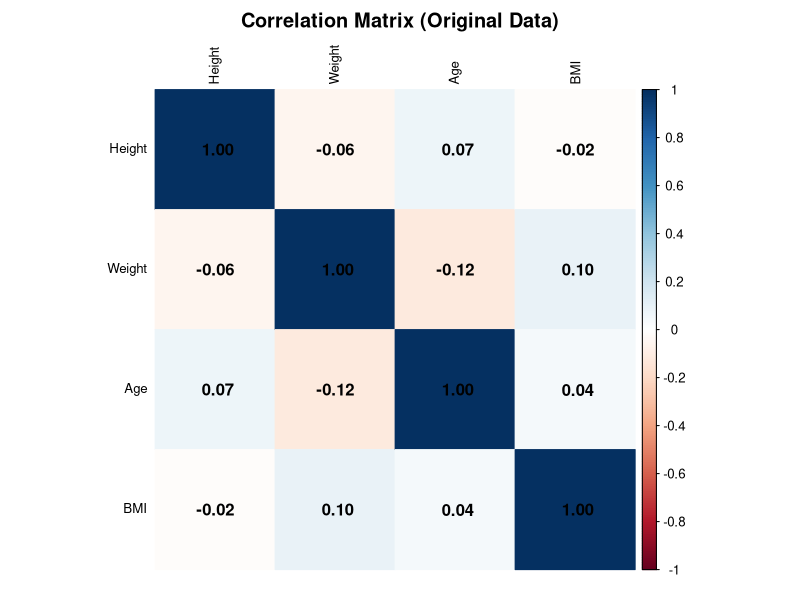
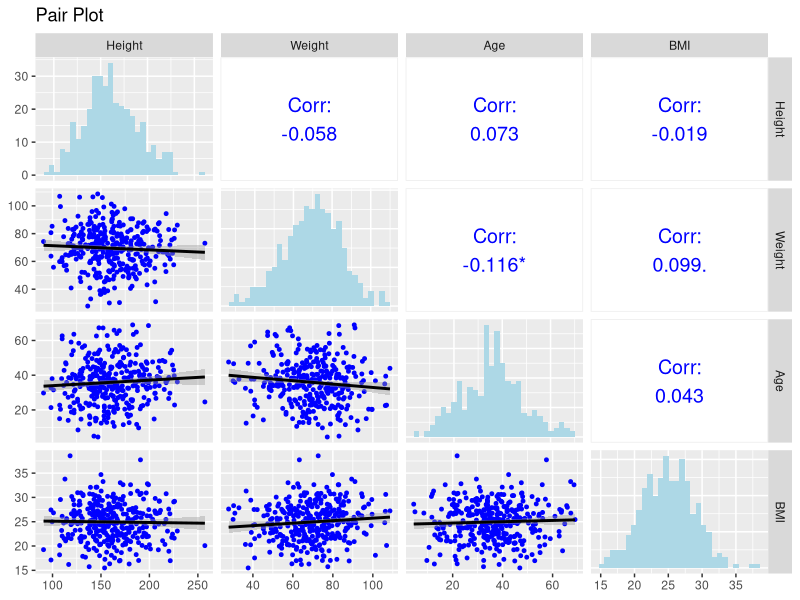
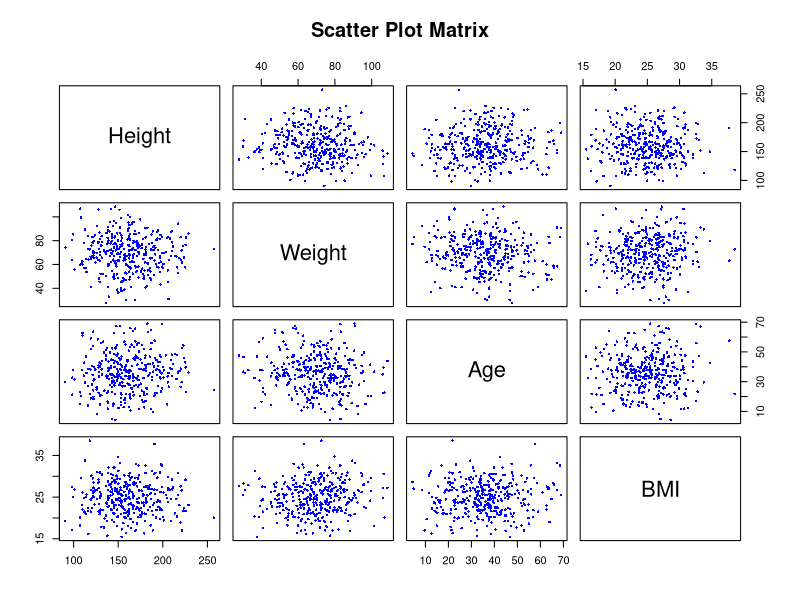
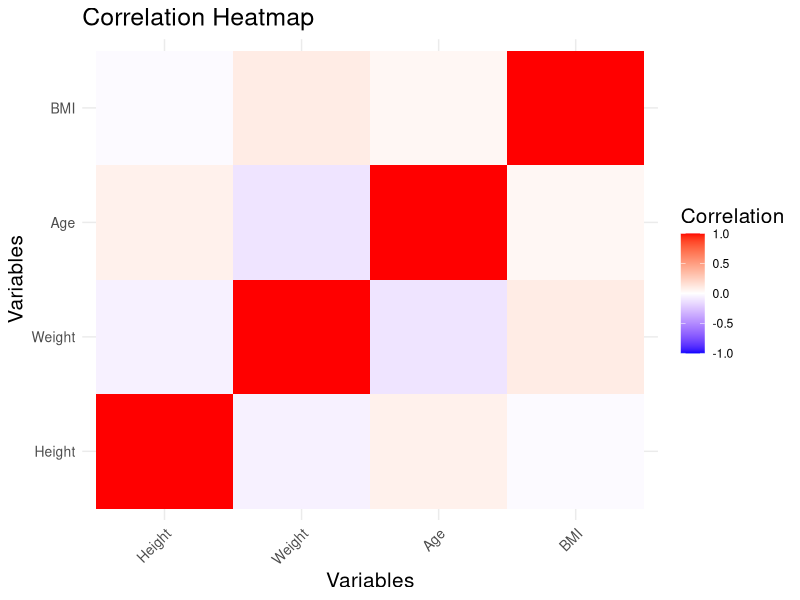
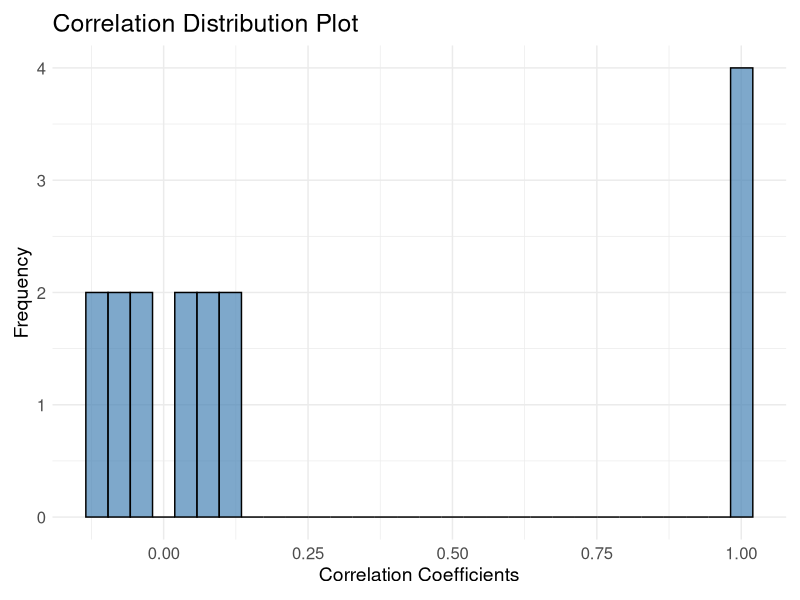
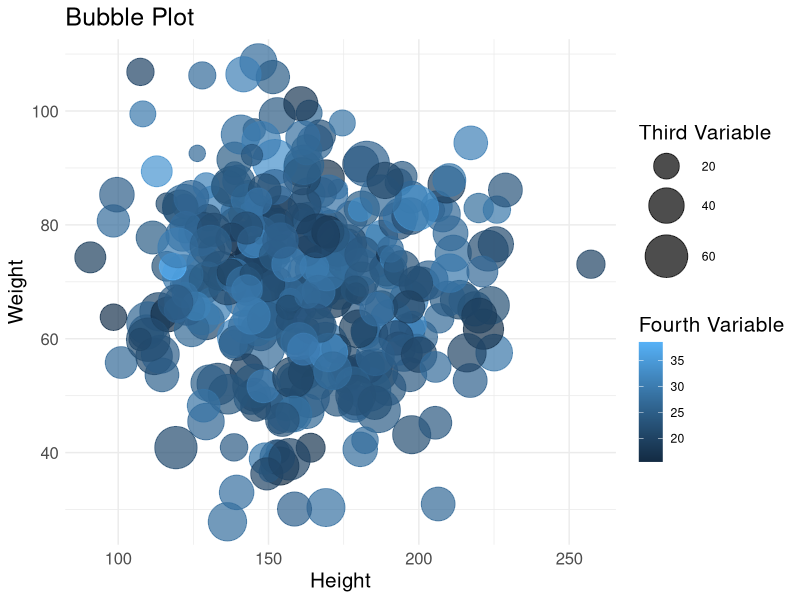
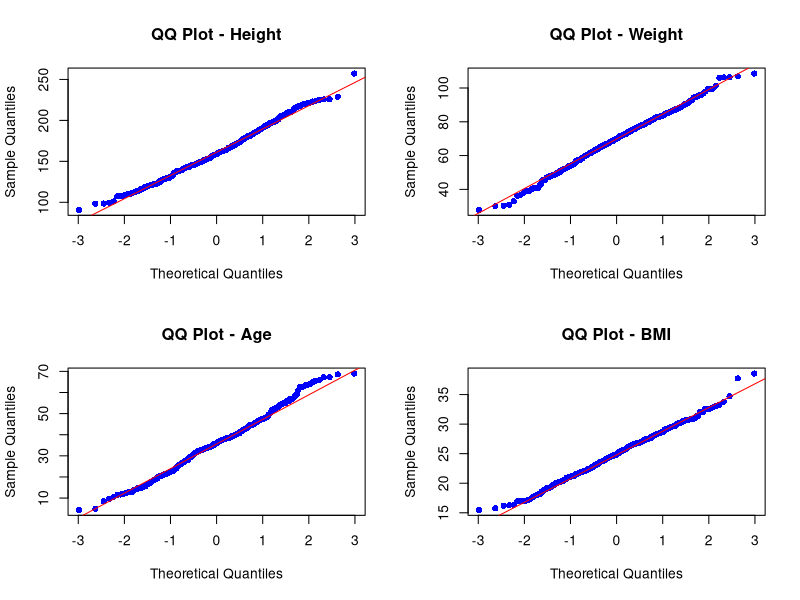
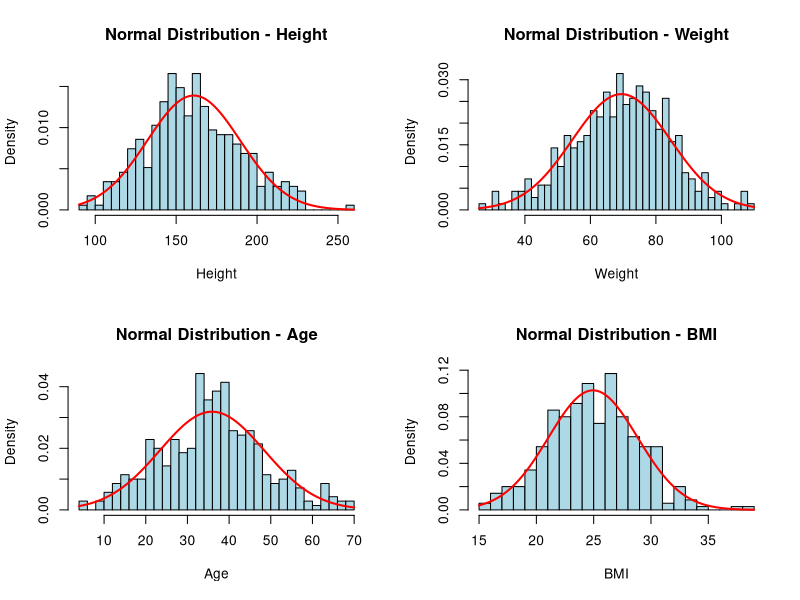

These figures' R source, in order:
# Install required packages
install.packages("readxl")    # For reading Excel files
install.packages("writexl")   # For writing Excel files
install.packages("ggplot2")   # For plotting
install.packages("corrplot")  # For correlation matrix visualization
install.packages("GGally")    # For pair plots
install.packages("reshape2")  # For heatmap preparation
install.packages("cowplot")   # For plot arrangement
library(readxl)
library(writexl)
library(ggplot2)
library(corrplot)
library(GGally)
library(reshape2)
library(cowplot)

# Read the Excel file
data <- read_excel("bmi_dataset.xlsx")

# Select numeric variables
numeric_data <- data[, sapply(data, is.numeric)]

# Clean the data by removing missing values
clean_data <- na.omit(numeric_data)

# Normality tests
normality_tests <- sapply(names(clean_data), function(col) {
  test_result <- tryCatch({
    shapiro.test(clean_data[[col]])$p.value
  }, error = function(e) NA)  # Return NA in case of error
  return(test_result)
})

# Print p-values for each variable
print(normality_tests)

# Determine whether each variable follows a normal distribution
normality_results <- sapply(normality_tests, function(p) p > 0.05)
normality_summary <- data.frame(
  Column = names(normality_results),
  P_Value = normality_tests,
  Normal_Distribution = ifelse(normality_results, "Yes", "No")
)
write_xlsx(normality_summary, "bmi_normality_summary.xlsx")
print(normality_summary)

# Compute the correlation matrix
correlation_matrix_original <- cor(clean_data, use = "complete.obs")

# Create a data frame for the correlation matrix
correlation_matrix_df <- as.data.frame(correlation_matrix_original)

# Save plots as JPEG files

# 1. Correlation Matrix Plot (Original Data)
jpeg("correlation_matrix_original.jpg", width = 1200, height = 1200)
corrplot(
  correlation_matrix_original,
  method = "color",
  addCoef.col = "black",
  tl.cex = 0.8,
  title = "Correlation Matrix (Original Data)",
  mar = c(1, 1, 2, 1),  # Adjust plot margins
  tl.col = "black"      # Set label color
)
dev.off()

# 2. Pair Plot
jpeg("pairs_plot.jpg", width = 1600, height = 1600)
print(
  ggpairs(
    clean_data,
    title = "Pair Plot",
    upper = list(continuous = wrap("cor", size = 5, color = "blue")),
    lower = list(continuous = wrap("smooth", size = 1, color = "blue")),
    diag = list(continuous = wrap("barDiag", size = 1, fill = "lightblue"))
  )
)
dev.off()

# 3. Scatter Plot Matrix
jpeg("scatter_plot_matrix.jpg", width = 1600, height = 1600)
pairs(
  clean_data,
  main = "Scatter Plot Matrix",
  pch = 16,
  col = "blue",
  cex = 0.5,
  labels = colnames(clean_data)
)
dev.off()

# 4. Heatmap
heatmap_data <- melt(correlation_matrix_original)
jpeg("heatmap.jpg", width = 1200, height = 1200)
print(
  ggplot(heatmap_data, aes(Var1, Var2, fill = value)) +
    geom_tile() +
    scale_fill_gradient2(
      low = "blue",
      high = "red",
      mid = "white",
      midpoint = 0,
      limit = c(-1, 1)
    ) +
    theme_minimal() +
    labs(
      title = "Correlation Heatmap",
      x = "Variables",
      y = "Variables",
      fill = "Correlation"
    ) +
    theme(
      axis.text.x = element_text(angle = 45, hjust = 1, size = 10),
      axis.text.y = element_text(size = 10),
      title = element_text(size = 15)
    )
)
dev.off()

# 5. Correlation Distribution Plot
correlation_values <- as.vector(correlation_matrix_original)
jpeg("correlation_distribution.jpg", width = 1200, height = 800)
print(
  ggplot(data.frame(correlation = correlation_values), aes(x = correlation)) +
    geom_histogram(bins = 30, fill = "steelblue", color = "black", alpha = 0.7) +
    labs(
      title = "Correlation Distribution Plot",
      x = "Correlation Coefficients",
      y = "Frequency"
    ) +
    theme_minimal() +
    theme(
      title = element_text(size = 15),
      axis.text = element_text(size = 12),
      axis.title = element_text(size = 14),
      plot.margin = margin(10, 10, 10, 10)
    )
)
dev.off()

# 6. Bubble Plot (using the first four variables as an example)
jpeg("bubble_plot.jpg", width = 1200, height = 1200)
print(
  ggplot(
    clean_data,
    aes(
      x = clean_data[[1]],
      y = clean_data[[2]],
      size = clean_data[[3]],
      color = clean_data[[4]]
    )
  ) +
    geom_point(alpha = 0.7) +
    scale_size_continuous(range = c(2, 15)) +
    labs(
      title = "Bubble Plot",
      x = names(clean_data)[1],
      y = names(clean_data)[2],
      size = "Third Variable",
      color = "Fourth Variable"
    ) +
    theme_minimal() +
    theme(
      title = element_text(size = 15),
      axis.text = element_text(size = 12)
    )
)
dev.off()

# 7. QQ Plot (for each variable)
jpeg("qq_plot.jpg", width = 1600, height = 1600)
par(mfrow = c(ceiling(sqrt(ncol(clean_data))), ceiling(sqrt(ncol(clean_data)))))  # Multi-plot layout
for (col in names(clean_data)) {
  qqnorm(
    clean_data[[col]],
    main = paste("QQ Plot -", col),
    xlab = "Theoretical Quantiles",
    ylab = "Sample Quantiles",
    col = "blue",
    pch = 16
  )
  qqline(clean_data[[col]], col = "red")
}
dev.off()

# 8. Normal Distribution Plot (for each variable)
jpeg("normal_distribution.jpg", width = 1600, height = 1600)
par(mfrow = c(ceiling(sqrt(ncol(clean_data))), ceiling(sqrt(ncol(clean_data)))))  # Multi-plot layout
for (col in names(clean_data)) {
  hist(
    clean_data[[col]],
    breaks = 30,
    probability = TRUE,
    main = paste("Normal Distribution -", col),
    xlab = col,
    ylab = "Density",
    col = "lightblue",
    border = "black"
  )
  curve(
    dnorm(x, mean = mean(clean_data[[col]]), sd = sd(clean_data[[col]])),
    add = TRUE,
    col = "red",
    lwd = 2
  )
}
dev.off()

# 9. Boxplot (for each variable)
jpeg("boxplot.jpg", width = 1600, height = 1600)
par(mfrow = c(ceiling(sqrt(ncol(clean_data))), ceiling(sqrt(ncol(clean_data)))))  # Multi-plot layout
for (col in names(clean_data)) {
  boxplot(
    clean_data[[col]],
    main = paste("Boxplot -", col),
    ylab = col,
    col = "lightblue",
    border = "black"
  )
}
dev.off()
